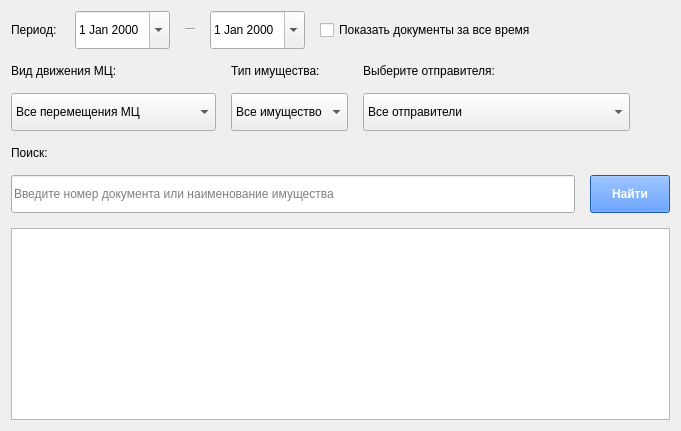
          <widget class="QWidget" name="tab_3">
           <attribute name="title">
            <string>Зарегистрированные документы</string>
           </attribute>
           <layout class="QVBoxLayout" name="verticalLayout_27">
            <property name="spacing">
             <number>15</number>
            </property>
            <item>
             <layout class="QHBoxLayout" name="horizontalLayout_12">
              <item>
               <layout class="QHBoxLayout" name="horizontalLayout_11">
                <item>
                 <widget class="QLabel" name="labelDatePrihod">
                  <property name="maximumSize">
                   <size>
                    <width>70</width>
                    <height>16777215</height>
                   </size>
                  </property>
                  <property name="text">
                   <string>Период: </string>
                  </property>
                 </widget>
                </item>
                <item>
                 <widget class="QDateEdit" name="dateEditBeginPrihod">
                  <property name="minimumSize">
                   <size>
                    <width>0</width>
                    <height>38</height>
                   </size>
                  </property>
                  <property name="maximumSize">
                   <size>
                    <width>150</width>
                    <height>38</height>
                   </size>
                  </property>
                  <property name="showGroupSeparator" stdset="0">
                   <bool>false</bool>
                  </property>
                  <property name="calendarPopup">
                   <bool>true</bool>
                  </property>
                 </widget>
                </item>
                <item>
                 <widget class="Line" name="lineDatePrihod">
                  <property name="minimumSize">
                   <size>
                    <width>10</width>
                    <height>0</height>
                   </size>
                  </property>
                  <property name="maximumSize">
                   <size>
                    <width>10</width>
                    <height>16777215</height>
                   </size>
                  </property>
                  <property name="orientation">
                   <enum>Qt::Horizontal</enum>
                  </property>
                 </widget>
                </item>
                <item>
                 <widget class="QDateEdit" name="dateEditEndPrihod">
                  <property name="minimumSize">
                   <size>
                    <width>0</width>
                    <height>38</height>
                   </size>
                  </property>
                  <property name="maximumSize">
                   <size>
                    <width>150</width>
                    <height>38</height>
                   </size>
                  </property>
                  <property name="calendarPopup">
                   <bool>true</bool>
                  </property>
                 </widget>
                </item>
               </layout>
              </item>
              <item>
               <widget class="QCheckBox" name="checkBoxAllDocumentsPrihod">
                <property name="text">
                 <string>Показать документы за все время</string>
                </property>
               </widget>
              </item>
              <item>
               <spacer name="horizontalSpacer_6">
                <property name="orientation">
                 <enum>Qt::Horizontal</enum>
                </property>
                <property name="sizeHint" stdset="0">
                 <size>
                  <width>40</width>
                  <height>20</height>
                 </size>
                </property>
               </spacer>
              </item>
             </layout>
            </item>
            <item>
             <layout class="QHBoxLayout" name="horizontalLayout_18">
              <item>
               <layout class="QVBoxLayout" name="verticalLayout_16">
                <item>
                 <widget class="QLabel" name="labelTypeMovePrihod">
                  <property name="text">
                   <string>Вид движения МЦ:</string>
                  </property>
                 </widget>
                </item>
                <item>
                 <widget class="QComboBox" name="comboBoxTypeMovePrihod">
                  <property name="minimumSize">
                   <size>
                    <width>0</width>
                    <height>38</height>
                   </size>
                  </property>
                  <property name="maximumSize">
                   <size>
                    <width>16777215</width>
                    <height>38</height>
                   </size>
                  </property>
                  <item>
                   <property name="text">
                    <string>Все перемещения МЦ</string>
                   </property>
                  </item>
                  <item>
                   <property name="text">
                    <string>Внешнее перемещение МЦ</string>
                   </property>
                  </item>
                  <item>
                   <property name="text">
                    <string>Внутреннее перемещение МЦ</string>
                   </property>
                  </item>
                 </widget>
                </item>
               </layout>
              </item>
              <item>
               <layout class="QVBoxLayout" name="verticalLayout_17">
                <item>
                 <widget class="QLabel" name="labelTypeProductPrihod">
                  <property name="text">
                   <string>Тип имущества:</string>
                  </property>
                 </widget>
                </item>
                <item>
                 <widget class="QComboBox" name="comboBoxTypeProductPrihod">
                  <property name="minimumSize">
                   <size>
                    <width>0</width>
                    <height>38</height>
                   </size>
                  </property>
                  <property name="maximumSize">
                   <size>
                    <width>16777215</width>
                    <height>38</height>
                   </size>
                  </property>
                  <item>
                   <property name="text">
                    <string>Все имущество</string>
                   </property>
                  </item>
                  <item>
                   <property name="text">
                    <string>АТИ</string>
                   </property>
                  </item>
                  <item>
                   <property name="text">
                    <string>ППТН</string>
                   </property>
                  </item>
                 </widget>
                </item>
               </layout>
              </item>
              <item>
               <layout class="QVBoxLayout" name="verticalLayout_18">
                <item>
                 <widget class="QLabel" name="labelSenders">
                  <property name="text">
                   <string>Выберите отправителя:</string>
                  </property>
                 </widget>
                </item>
                <item>
                 <widget class="QComboBox" name="comboBoxSenders">
                  <property name="minimumSize">
                   <size>
                    <width>220</width>
                    <height>38</height>
                   </size>
                  </property>
                  <property name="maximumSize">
                   <size>
                    <width>330</width>
                    <height>38</height>
                   </size>
                  </property>
                  <item>
                   <property name="text">
                    <string>Все отправители</string>
                   </property>
                  </item>
                  <item>
                   <property name="text">
                    <string>в/ч 55443-ТЛ (п. Хомяково)</string>
                   </property>
                  </item>
                  <item>
                   <property name="text">
                    <string>НАЗ &quot;Сокол&quot; 256 ВП (г. Нижний Новгород)</string>
                   </property>
                  </item>
                  <item>
                   <property name="text">
                    <string>в/ч 55443-ЛС (п. Сиверский)</string>
                   </property>
                  </item>
                 </widget>
                </item>
               </layout>
              </item>
              <item>
               <spacer name="horizontalSpacer_8">
                <property name="orientation">
                 <enum>Qt::Horizontal</enum>
                </property>
                <property name="sizeHint" stdset="0">
                 <size>
                  <width>40</width>
                  <height>20</height>
                 </size>
                </property>
               </spacer>
              </item>
             </layout>
            </item>
            <item>
             <layout class="QVBoxLayout" name="verticalLayout_19">
              <item>
               <widget class="QLabel" name="labelFinderPrihod">
                <property name="text">
                 <string>Поиск:</string>
                </property>
               </widget>
              </item>
              <item>
               <layout class="QHBoxLayout" name="horizontalLayout_16">
                <item>
                 <widget class="QLineEdit" name="lineEditFindPrihod">
                  <property name="minimumSize">
                   <size>
                    <width>0</width>
                    <height>38</height>
                   </size>
                  </property>
                  <property name="maximumSize">
                   <size>
                    <width>16777215</width>
                    <height>38</height>
                   </size>
                  </property>
                  <property name="inputMethodHints">
                   <set>Qt::ImhNone</set>
                  </property>
                  <property name="placeholderText">
                   <string>Введите номер документа или наименование имущества</string>
                  </property>
                  <property name="clearButtonEnabled">
                   <bool>true</bool>
                  </property>
                 </widget>
                </item>
                <item>
                 <widget class="QPushButton" name="pushButtonFindPrihod">
                  <property name="minimumSize">
                   <size>
                    <width>0</width>
                    <height>38</height>
                   </size>
                  </property>
                  <property name="maximumSize">
                   <size>
                    <width>16777215</width>
                    <height>38</height>
                   </size>
                  </property>
                  <property name="font">
                   <font>
                    <pointsize>9</pointsize>
                    <weight>75</weight>
                    <bold>true</bold>
                   </font>
                  </property>
                  <property name="styleSheet">
                   <string notr="true">background-color: rgb(34, 122, 255);
color: rgb(255, 255, 255);</string>
                  </property>
                  <property name="text">
                   <string>Найти</string>
                  </property>
                 </widget>
                </item>
               </layout>
              </item>
             </layout>
            </item>
            <item>
             <widget class="QTableWidget" name="tableWidgetPrihod">
              <attribute name="horizontalHeaderShowSortIndicator" stdset="0">
               <bool>true</bool>
              </attribute>
             </widget>
            </item>
           </layout>
          </widget>
